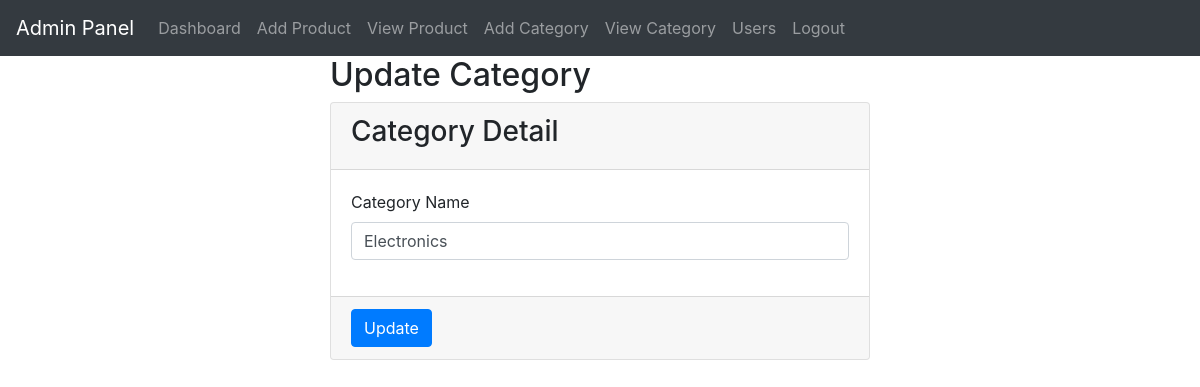
/admin/edit_cate.php?id=5 (signed in), run on an earlier commit of the app's database.
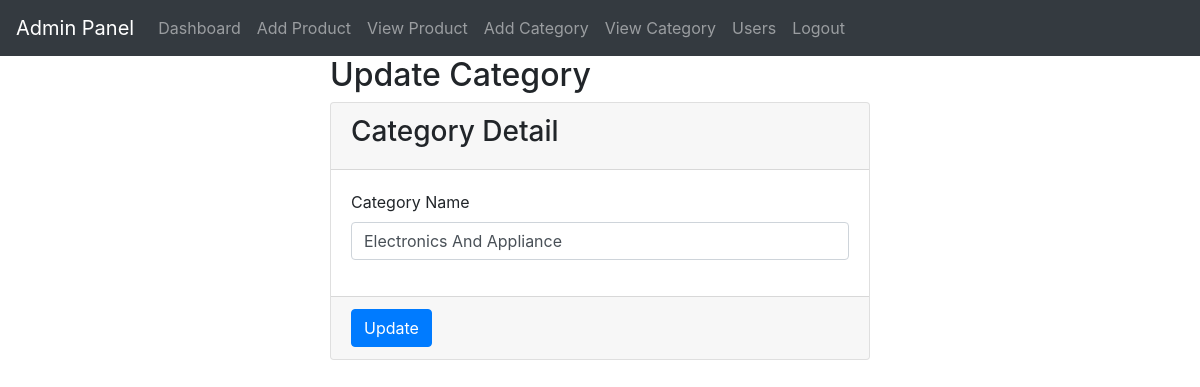
And on a later commit of the database.
### tables this page shows
CREATE TABLE `category` (
  `id` int(11) NOT NULL,
  `category_name` varchar(100) NOT NULL
);

### admin/edit_cate.php (the view, shortened to what this page needs)
<?php
include("../db.php");
include("admin_header.php");
$a = $_GET['id'];
$query = "SELECT * FROM category WHERE id= $a";
$result = mysqli_query($con, $query);
$data = mysqli_fetch_assoc($result);
?>
	<div class="container" style="min-height: 600px;">
		<div class="row">
			<div class="col-md-6 offset-md-3">
		<h2>Update Category</h2>
		<form action="update_category.php" method="post">
		<div class="card">
			<div class="card-header">
				<h3>Category Detail</h3>
			</div>
			<div class="card-body">
				<div class="form-group">
					<label>Category Name</label>
					<input type="text" name="category_name" class="form-control" value="<?php echo $data['category_name']; ?>">
				</div>
			</div>
			<div class="card-footer">
				<input type="submit" value="Update" class="btn btn-primary">
			</div>
		</div>
		</form>
		</div>
		</div>
	</div>
</body>
</html>

What changed in the data, as far as the page shows it:
changed category: category_name "Electronics" → "Electronics And Appliance"
